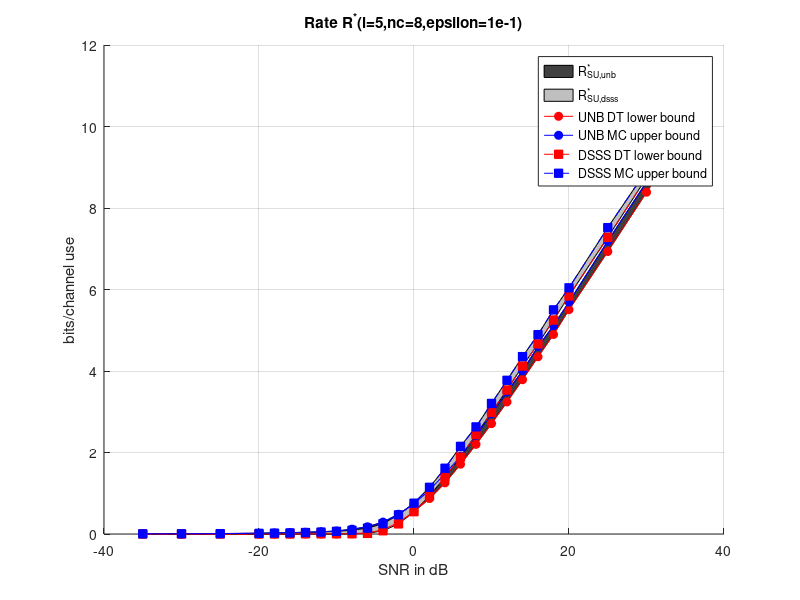

This chart was generated by the following MATLAB code:
%% To plot the bounds of UNB and DSSS
% 20170502 : UNB and DSSS nSU, MU case is just a scale. fSU case too long
%%

% load('2017_5_2_18_29_MC_1e1.mat', 'snrdB_tab', 'Ralt1_unb', 'Ralt1_dsss','l','nc','epsilon'); % this one no fliplr
load('2017_5_4_18_44_MC_1e1.mat', 'snrdB_tab', 'Ralt1_unb', 'Ralt1_dsss','l','nc','epsilon'); % be careful this one is fliplr
snrdB_tab = fliplr(snrdB_tab);
Ralt1_unb = flipud(Ralt1_unb);
Ralt1_dsss = flipud(Ralt1_dsss);

load('DT_nSU_1e1.mat', 'R_DT_unb_nSU', 'R_DT_dsss_nSU');

R_dt_unb_plot = R_DT_unb_nSU;
R_dt_unb_plot(R_DT_unb_nSU == -1) = 0;
R_dt_dsss_plot = R_DT_dsss_nSU;
R_dt_dsss_plot(R_DT_dsss_nSU == -1) = 0;

snrdB_tab = reshape(snrdB_tab, 1, []);
R_dt_unb_plot = reshape(R_dt_unb_plot, 1, []);
R_dt_dsss_plot = reshape(R_dt_dsss_plot, 1, []);
Ralt1_unb = reshape(Ralt1_unb, 1, []);
Ralt1_dsss = reshape(Ralt1_dsss, 1, []);

figure;
hold on; grid on;

funb = fill([snrdB_tab fliplr(snrdB_tab)], [R_dt_unb_plot fliplr(Ralt1_unb)],[0.25 0.25 0.25]);
fdsss = fill([snrdB_tab fliplr(snrdB_tab)], [R_dt_dsss_plot fliplr(Ralt1_dsss)],[0.75 0.75 0.75]);

lunb_dt = plot(snrdB_tab,R_dt_unb_plot,'ro-', 'MarkerFaceColor', 'r');
lunb_mc = plot(snrdB_tab,Ralt1_unb,'bo-', 'MarkerFaceColor', 'b');
ldsss_dt = plot(snrdB_tab,R_dt_dsss_plot,'rs--', 'MarkerFaceColor', 'r');
ldsss_mc = plot(snrdB_tab,Ralt1_dsss,'bs--', 'MarkerFaceColor', 'b');

ylabel('bits/channel use');
xlabel('SNR in dB');
titre = sprintf('Rate R^*(l=%d,nc=%d,epsilon=1e%d)',l,nc,log10(epsilon));
title(titre);

legend('R^*_{SU,unb}', 'R^*_{SU,dsss}', 'UNB DT lower bound', 'UNB MC upper bound','DSSS DT lower bound', 'DSSS MC upper bound');

% axis([-30 5 0 0.9]);
% axis([-5 35 2 11]);